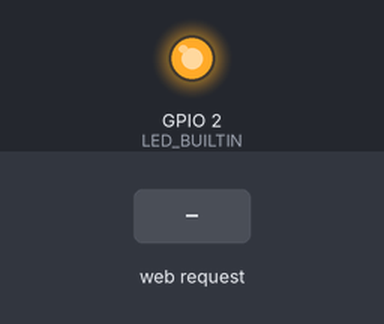
The sketch below on a simulated ESP32. On the bench: output pins drawn as LEDs (lit = HIGH). Inputs (shaded band) come from the test bench. WiFi joins after 1.5 s; servers stay silent unless stated; what the sketch prints to the serial monitor is not drawn.

Above: at 4.7 s.
4.8 s: HTTP request GET /off received
At 6.0 s:
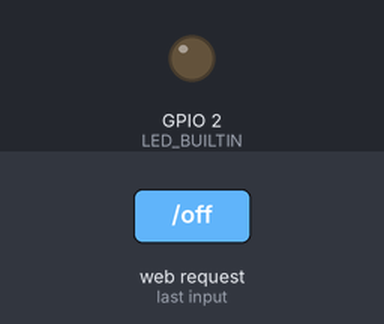
6.3 s: HTTP request GET /on received
At 7.3 s:
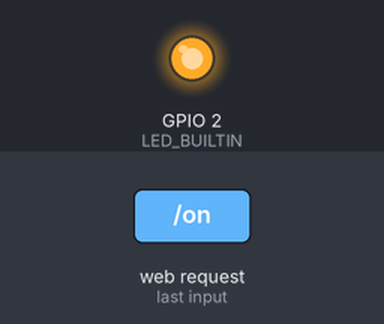
Timing chart, 0 to 9.3 s (numbered marks = the images above; inputs shaded):
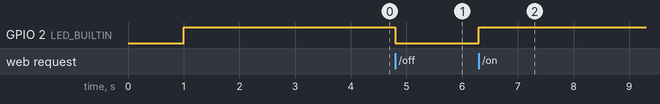

Measured:
- after the input at 4.8 s, GPIO 2 (LED_BUILTIN): HIGH → LOW at once
- after the input at 6.3 s, GPIO 2 (LED_BUILTIN): LOW → HIGH at once

The sketch:

quickapi.ino
```cpp
#include <WiFi.h>
#include <WebServer.h>

const char* ssid = "ssid";
const char* password = "password";

WebServer server(80);

void connect_wifi(){
    Serial.println("\nConnecting to Wi-Fi...");
    WiFi.begin(ssid, password);
    while (WiFi.status() != WL_CONNECTED) {
      digitalWrite(LED_BUILTIN, LOW);
      delay(1000);
      digitalWrite(LED_BUILTIN, HIGH);
      delay(1000);
    }
    Serial.println("\nWi-Fi connected!");
    Serial.print("IP Address: ");
    Serial.println(WiFi.localIP());
}

void say_hi() {
  Serial.println("Endpoint Accessed");
  server.send(200, "application/json", "{}");
}

void light_on(){
  digitalWrite(LED_BUILTIN, HIGH);
  server.send(200, "application/json", "{'status' : 'success','state':'on'}");
}

void light_off(){
  digitalWrite(LED_BUILTIN, LOW);
  server.send(200, "application/json", "{'status' : 'success','state':'off'}");
}

void setup_api() {
  server.on("/hello", say_hi);
  server.on("/on", light_on);
  server.on("/off", light_off);
  //server.on("/setStatus", HTTP_POST, handlePost);
  server.begin();
}


void setup() {
    pinMode(LED_BUILTIN, OUTPUT);
    Serial.begin(115200);
    Serial.print("READY FOR TAKEOFF!");
    connect_wifi();
    setup_api();
}

void loop() {
  server.handleClient();
}
```
